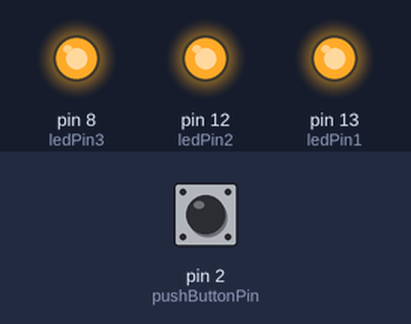
Bench run of a sketch on a simulated Arduino Uno, built with avr-gcc and run on an emulated ATmega328P. Parts: output pins drawn as LEDs (lit = HIGH). The test bench sets the inputs (shaded band); at power-on: pin 2 (pushButtonPin) LOW.

Above: at 1.2 s.
1.3 s: pin 2 (pushButtonPin) pulled HIGH for 0.15 s
At 2.5 s:
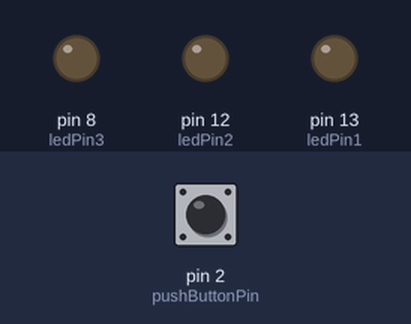
2.9 s: pin 2 (pushButtonPin) pulled HIGH for 1 s
At 3.9 s:
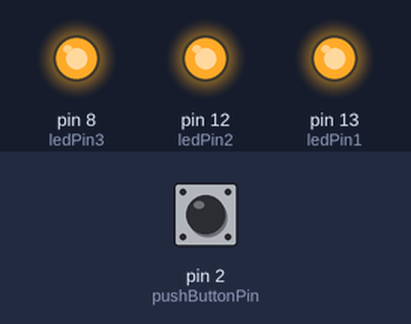
5.4 s: pin 2 (pushButtonPin) pulled HIGH for 3.2 s
At 5.9 s:
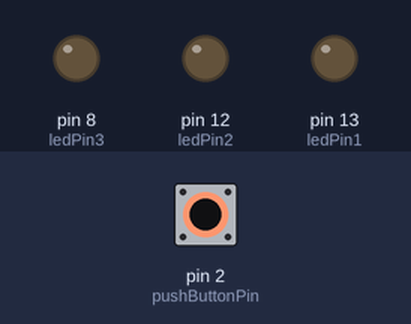
Timing chart, 0 to 8.4 s (numbered marks = the images above; inputs shaded):
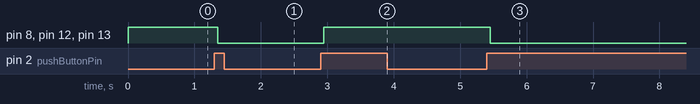

The sketch:

debouncePushButton.arduino.ino
```cpp
const int pushButtonPin = 2;

const int ledPin1 =  13;
const int ledPin2 =  12;
const int ledPin3 =  8;

int ledState = HIGH;
int buttonState;
int lastButtonState = LOW;

unsigned long lastDebounceTime = 0;
unsigned long debounceDelay = 50;

void setup()
{
  Serial.begin(9600);

  pinMode(ledPin1, OUTPUT);
  pinMode(ledPin2, OUTPUT);
  pinMode(ledPin3, OUTPUT);

  pinMode(pushButtonPin, INPUT);
}

void loop()
{
  int reading = digitalRead(pushButtonPin);

  if (reading != lastButtonState)
  {
    lastDebounceTime = millis();
  }

  if ((millis() - lastDebounceTime) > debounceDelay)
  {
    if (reading != buttonState)
    {
      buttonState = reading;

      if (buttonState == HIGH)
      {
        ledState = !ledState;
      }
    }
  }

  digitalWrite(ledPin1, ledState);
  digitalWrite(ledPin2, ledState);
  digitalWrite(ledPin3, ledState);

  lastButtonState = reading;
}
```

Measured:
- after the input at 1.3 s, pin 8 (ledPin3), pin 12 (ledPin2), pin 13 (ledPin1): HIGH → LOW after 0.05 s
- after the input at 2.9 s, pin 8 (ledPin3), pin 12 (ledPin2), pin 13 (ledPin1): LOW → HIGH after 0.05 s
- after the input at 5.4 s, pin 8 (ledPin3), pin 12 (ledPin2), pin 13 (ledPin1): HIGH → LOW after 0.05 s
